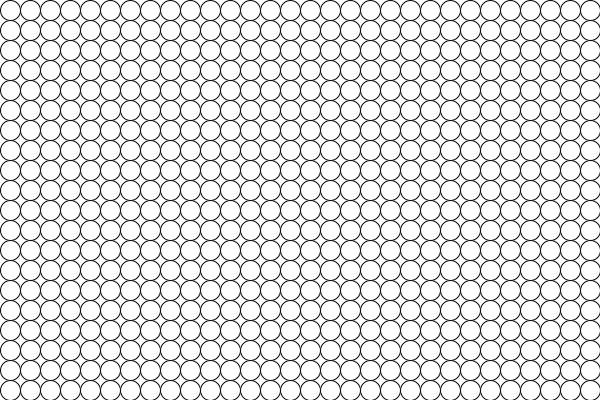
Frame 1 (no input)
Frame 60 (the mouse pressed at the canvas centre just before this capture): identical to frame 1, image omitted
Frame 120 (the mouse held since frame 60 and released just before this capture): identical to frame 1, image omitted

The Processing sketch that drew this single still picture (run headless with seeded random() and noise(); from frame 60 on, the mouse is pressed at the canvas centre):

// Processing sketch: processing_131277
// ── processing_131277.pde

float[][] LIGHT = new float[30][20];
int count;

void setup() {
  size(600, 400);
  colorMode(RGB, 255);
  background(255);
}

void draw() {
  background(255);

  for (int i = 0 ; i < 30 ; i++) {
    for (int j = 0 ; j < 20 ; j++) {
      if (LIGHT[i][j] % 4 == 1) {
        fill(255, 0, 0);
      } else if (LIGHT[i][j] % 4 == 2) {
        fill(0, 255, 0);
      } else if (LIGHT[i][j] % 4 == 3) {
        fill(0, 0, 255);
      } else if (LIGHT[i][j] % 4 == 0) {
        fill(255);
      }

      ellipse((i * 20) + 10, (j * 20) + 10, 20, 20);
    }
  }

  for (int j = 0 ; j < 20 ; j++) {
    for (int i = 1 ; i < 30 ; i++) {
      if (count % 2 == 1) {
        LIGHT[i - 1][j] = LIGHT[i][j];
      }
    }
    
    LIGHT[29][j] = LIGHT[1][j];
  }
}


void mousePressed() {
  for (int i = 0 ; i < 30 ; i++) {
    for (int j = 0 ; j < 20 ; j++) {
      if ( dist((i * 20) + 10, (j * 20) + 10, mouseX, mouseY) <= 10) {
        LIGHT[i][j] += 1;
      }
    }
  }
}

void keyPressed() {
  switch(key) {
    case ' ' :
    count++;
  }
}
